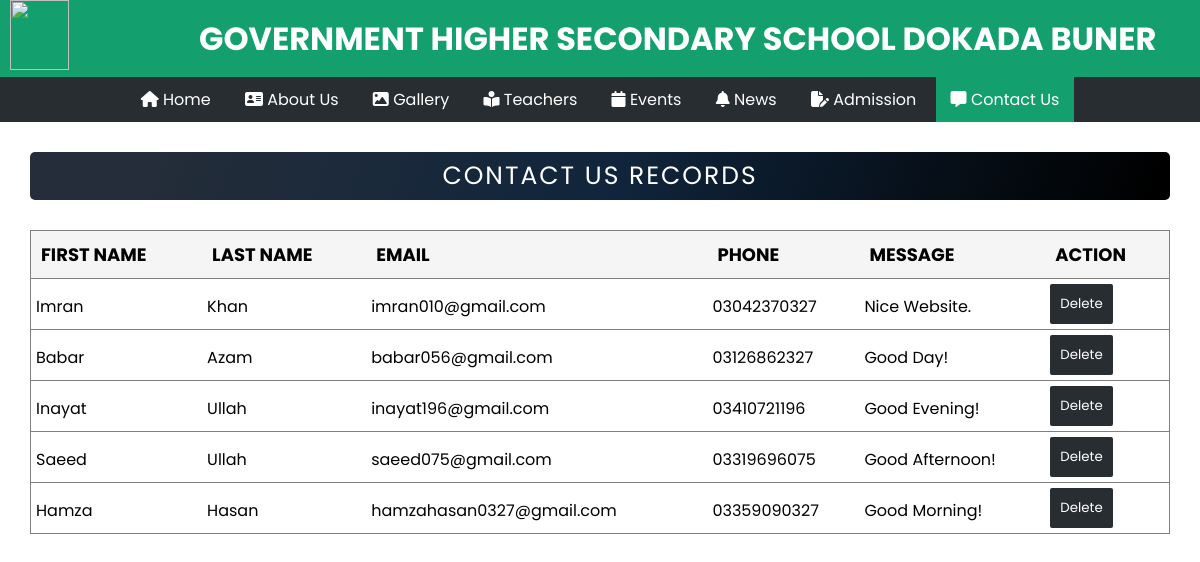
/Admin-Contact.php (signed in), run on the app's committed database.
### tables this page shows
CREATE TABLE `contact` (
  `id` int(11) NOT NULL,
  `first_name` varchar(50) NOT NULL,
  `last_name` varchar(50) NOT NULL,
  `email` varchar(50) NOT NULL,
  `phone` varchar(13) NOT NULL,
  `message` longtext NOT NULL,
  `upload_date` timestamp NOT NULL DEFAULT current_timestamp() ON UPDATE current_timestamp()
);

### Admin-Contact.php (the view, shortened to what this page needs)
<?php
include('Connection.php');
?>
<!DOCTYPE html>
<html lang="en">
<head>
    <link rel="stylesheet" href="Admin-style.css">
    <link rel="stylesheet" href="https://cdnjs.cloudflare.com/ajax/libs/font-awesome/6.2.1/css/all.min.css"/>
</head>
<body>
    <header>
        <div class="logo">
            <img src="Folder/Logo.png">
        </div>
        <div class="name">
            <h1>GOVERNMENT HIGHER SECONDARY SCHOOL DOKADA BUNER</h1>
        </div>
    </header>
    <nav>
        <ul>
            <li><a href="#"><i class="fa-solid fa-house"></i> Home</a>
            </li>
            <li><a href="Admin-About.php"><i class="fa-solid fa-address-card"></i> About Us</a></li>
            <li><a href="Admin-Gallery.php"><i class="fa-solid fa-image"></i> Gallery</a></li>
            <li><a href="Admin-Teachers.php"><i class="fa-solid fa-book-open-reader"></i> Teachers</a></li>
            <li><a href="#"><i class="fa-solid fa-calendar"></i> Events</a></li>
            <li><a href="#"><i class="fa-solid fa-bell"></i> News</a>
            </li>
            <li><a href="#"><i class="fa-solid fa-file-pen"></i> Admission</a>
            </li>
            <li class="click"><a href="#"><i class="fa-solid fa-message"></i> Contact Us</a></li>
        </ul>
    </nav>
    <div class="myHead">
        <p>CONTACT US RECORDS</p>
    </div>
    <?php
    $query = "SELECT * FROM contact ORDER BY upload_date DESC";
    $data = mysqli_query($conn, $query);
    $total = mysqli_num_rows($data);
    ?>
    <div class="myTable">
        <table rules="rows" frame="border">
            <tr>
                <th>FIRST NAME</th>
                <th>LAST NAME</th>
                <th>EMAIL</th>
                <th>PHONE</th>
                <th>MESSAGE</th>
                <th>ACTION</th>
            </tr>
            <?php
            if($total != 0) {
                while($result = mysqli_fetch_assoc($data)) {
                    echo "<tr>
                    <td>".$result['first_name']."</td>
                    <td>".$result['last_name']."</td>
                    <td>".$result['email']."</td>
                    <td>".$result['phone']."</td>
                    <td>".$result['message']."</td>
                    <td style='padding-bottom: 5px;'><a href='Contact-Delete.php?id=$result[id]'>
                    <input type='submit' value='Delete' id='delete' onclick='return checkdelete()'></a></td>
                    </tr>";
                }
            } else {
                echo "<tr><td>No Records in the Contact-Us.</td></tr>";
            }
            ?>
        </table>
    </div>
</body>
</html>

### Admin-style.css (style rules this page uses)
* { padding: 0; margin: 0; box-sizing: border-box; text-decoration-line: none; list-style-type: none; font-family: 'Poppins', sans-serif; }
a { color: white; }
:root { --my-green: rgb(20, 160, 110); --my-black: rgb(40, 45, 50); }
header { background-color: var(--my-green); color: white; padding: 0px 10px; display: flex; align-items: center; position: sticky; top: 0; left: 0; z-index: 1000; }
.logo { width: 5%; }
.logo img { width: 100%; height: 70px; object-fit: cover; }
.name h1 { margin-left: 130px; }
nav { background-color: var(--my-black); text-align: center; position: sticky; top: 77px; left: 0; z-index: 1000; }
nav ul li { display: inline-block; background-color: var(--my-black); position: relative; }
nav ul li a { display: block; padding: 10px 15px; }
nav .click { background-color: var(--my-green); }
.myHead p { background: linear-gradient(109.6deg, rgb(36, 45, 57) 11.2%, rgb(16, 37, 60) 51.2%, rgb(0, 0, 0) 98.6%); color: white; padding: 5px; margin: 30px; font-size: 25px; border-radius: 5px; text-align: center; letter-spacing: 2px; }
.myTable table { width: 95%; margin: 30px auto; }
.myTable th { background-color: whitesmoke; padding: 10px; font-size: 18px; text-align: left; }
.myTable td { padding-left: 5px; padding-top: 5px; }
.myTable a { color: black; }
#delete { background-color: var(--my-black); color: white; border: none; padding: 10px; border-radius: 2px; cursor: pointer; }

### data on the page
contact: first_name "Imran", last_name "Khan", email "imran010@gmail.com", phone "03042370327", message "Nice Website."
contact: first_name "Babar", last_name "Azam", email "babar056@gmail.com", phone "03126862327", message "Good Day!"
contact: first_name "Inayat", last_name "Ullah", email "inayat196@gmail.com", phone "03410721196", message "Good Evening!"
contact: first_name "Saeed", last_name "Ullah", email "saeed075@gmail.com", phone "03319696075", message "Good Afternoon!"
contact: first_name "Hamza", last_name "Hasan", email "hamzahasan0327@gmail.com", phone "03359090327", message "Good Morning!"
